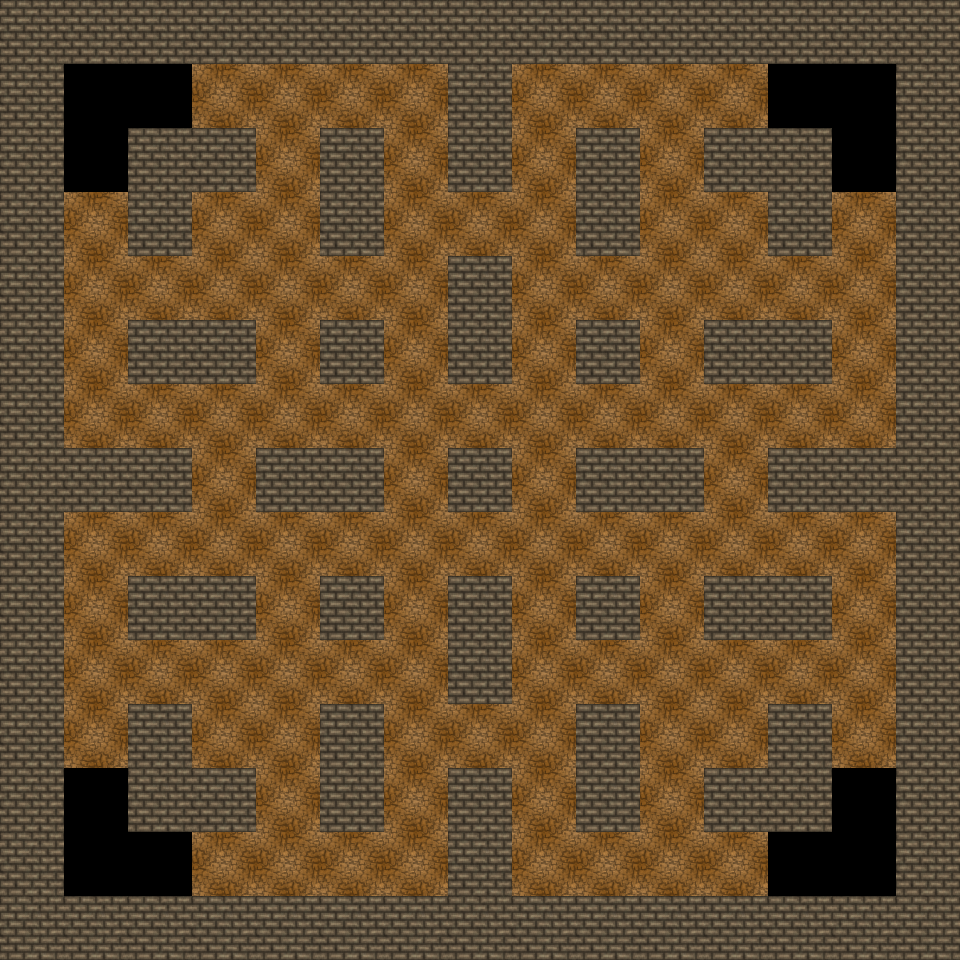

Below is a game level as drawn by its tile map, then a one-line description and the .tmx that defines it (tile-layer data replaced by summaries):
An orthogonal 15x15 tile map with 64x64 px tiles, 1 tile layer (Tile Layer 1).

<map version="1.0" orientation="orthogonal" renderorder="right-down" width="15" height="15" tilewidth="64" tileheight="64">
 <tileset firstgid="1" source="64x.tsx" />
 <layer name="Tile Layer 1" width="15" height="15">
  <data>[225 cells, 213 non-empty, 2 distinct tile ids]</data>
 </layer>
</map>
